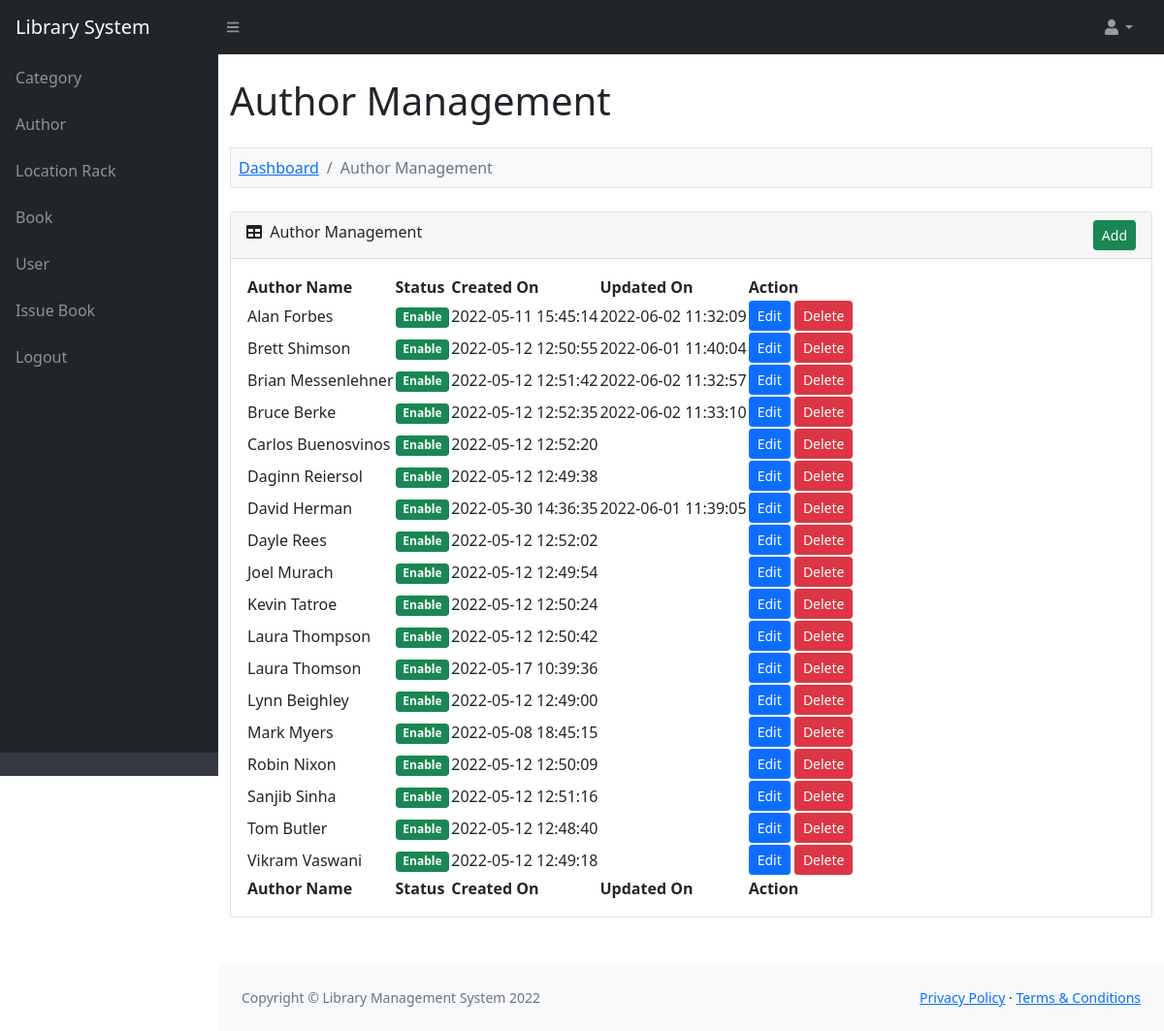
Screenshot of /admin/author.php (signed in) with the database file from the repository.
### tables this page shows
CREATE TABLE `lms_author` (
  `author_id` int NOT NULL AUTO_INCREMENT,
  `author_name` varchar(200) NOT NULL,
  `author_status` enum('Enable','Disable') NOT NULL,
  `author_created_on` varchar(30) NOT NULL,
  `author_updated_on` varchar(30) NOT NULL,
  PRIMARY KEY (`author_id`)
);

### function.php (called while the page is built, shortened)
<?php
function convert_data($string, $action = 'encrypt')
{
	$encrypt_method = "AES-256-CBC";
	$secret_key = 'AA74CDCC2BBRT935136HH7B63C27';
	$secret_iv = '5fgf5HJ5g27';
	$key = hash('sha256', $secret_key);
	$iv = substr(hash('sha256', $secret_iv), 0, 16);
	if ($action == 'encrypt')
	{
		$output = openssl_encrypt($string, $encrypt_method, $key, 0, $iv);
	    $output = base64_encode($output);
	}
	else if ($action == 'decrypt')
	{
		$output = openssl_decrypt(base64_decode($string), $encrypt_method, $key, 0, $iv);
	}
	return $output;
}
?>

### admin/author.php (the view, shortened to what this page needs)
<?php
include '../database_connection.php';
include '../function.php';
$error = '';
$query = "
	SELECT * FROM lms_author
    ORDER BY author_name ASC
";
$statement = $connect->prepare($query);
$statement->execute();
include '../header.php';
?>
<div class="container-fluid py-4" style="min-height: 700px;">
	<h1>Author Management</h1>
	<?php
	if(isset($_GET["action"]))
	{
		if($_GET["action"] == "add")
		{
	?>
	<ol class="breadcrumb mt-4 mb-4 bg-light p-2 border">
		<li class="breadcrumb-item"><a href="index.php">Dashboard</a></li>
        <li class="breadcrumb-item"><a href="author.php">Author Management</a></li>
        <li class="breadcrumb-item active">Add Author</li>
    </ol>
    <div class="row">
    	<div class="col-md-6">
    		<?php
    		if($error != '')
    		{
    			echo '<div class="alert alert-danger alert-dismissible fade show" role="alert"><ul class="list-unstyled">'.$error.'</ul> <button type="button" class="btn-close" data-bs-dismiss="alert" aria-label="Close"></button></div>';
    		}
    		?>
    		<div class="card mb-4">
    			<div class="card-header">
    				<i class="fas fa-user-plus"></i> Add New Author
                </div>
                <div class="card-body">
                	<form method="post">
                		<div class="mb-3">
                			<label class="form-label">Author Name</label>
                			<input type="text" name="author_name" id="author_name" class="form-control" />
                		</div>
                		<div class="mt-4 mb-0">
                			<input type="submit" name="add_author" class="btn btn-success" value="Add" />
                		</div>
                	</form>
                </div>
            </div>
    	</div>
    </div>
	<?php
		}
		else if($_GET["action"] == 'edit')
		{
			$author_id = convert_data($_GET["code"], 'decrypt');
			if($author_id > 0)
			{
				$query = "
				SELECT * FROM lms_author
                WHERE author_id = '$author_id'
				";
				$author_result = $connect->query($query);
				foreach($author_result as $author_row)
				{
	?>
	<ol class="breadcrumb mt-4 mb-4 bg-light p-2 border">
		<li class="breadcrumb-item"><a href="index.php">Dashboard</a></li>
        <li class="breadcrumb-item"><a href="author.php">Author Management</a></li>
        <li class="breadcrumb-item active">Edit Author</li>
    </ol>
    <div class="row">
    	<div class="col-md-6">
    		<div class="card mb-4">
    			<div class="card-header">
    				<i class="fas fa-user-edit"></i> Edit Author Details
    			</div>
    			<div class="card-body">
    				<form method="post">
    					<div class="mb-3">
    						<label class="form-label">Author Name</label>
    						<input type="text" name="author_name" id="author_name" class="form-control" value="<?php echo $author_row['author_name']; ?>" />
    					</div>
    					<div class="mt-4 mb-0">
    						<input type="hidden" name="author_id" value="<?php echo $_GET['code']; ?>" />
    						<input type="submit" name="edit_author" class="btn btn-primary" value="Edit" />
    					</div>
    				</form>
    			</div>
    		</div>
    	</div>
    </div>
	<?php
				}
			}
		}
	}
	else
	{
	?>
	<ol class="breadcrumb mt-4 mb-4 bg-light p-2 border">
		<li class="breadcrumb-item"><a href="index.php">Dashboard</a></li>
		<li class="breadcrumb-item active">Author Management</li>
	</ol>
	<div class="card mb-4">
		<div class="card-header">
			<div class="row">
				<div class="col col-md-6">
					<i class="fas fa-table me-1"></i> Author Management
				</div>
				<div class="col col-md-6" align="right">
					<a href="author.php?action=add" class="btn btn-success btn-sm">Add</a>
				</div>
			</div>
		</div>
		<div class="card-body">
			<table id="datatablesSimple">
				<thead>
					<tr>
						<th>Author Name</th>
						<th>Status</th>
						<th>Created On</th>
						<th>Updated On</th>
						<th>Action</th>
					</tr>
				</thead>
				<tfoot>
					<tr>
						<th>Author Name</th>
						<th>Status</th>
						<th>Created On</th>
						<th>Updated On</th>
						<th>Action</th>
					</tr>
				</tfoot>
				<tbody>
				<?php
				if($statement->rowCount() > 0)
				{
					foreach($statement->fetchAll() as $row)
					{
						$author_status = '';
						if($row['author_status'] == 'Enable')
						{
							$author_status = '<div class="badge bg-success">Enable</div>';
						}
						else
						{
							$author_status = '<div class="badge bg-danger">Disable</div>';
						}
						echo '
						<tr>
							<td>'.$row["author_name"].'</td>
							<td>'.$author_status.'</td>
							<td>'.$row["author_created_on"].'</td>
							<td>'.$row["author_updated_on"].'</td>
							<td>
								<a href="author.php?action=edit&code='.convert_data($row["author_id"]).'" class="btn btn-sm btn-primary">Edit</a>
								<button type="button" name="delete_button" class="btn btn-danger btn-sm" onclick="delete_data(`'.$row["author_id"].'`, `'.$row["author_status"].'`)">Delete</button>
							</td>
						</tr>
						';
					}
				}
				else
				{
					echo '
					<tr>
						<td colspan="4" class="text-center">No Data Found</td>
					</tr>
					';
				}
				?>
				</tbody>
			</table>
		</div>
	</div>
	<?php
	}
	?>
</div>
<?php
include '../footer.php';
?>

### rows the page displays
lms_author: author_name "Alan Forbes", author_status "Enable", author_created_on "2022-05-11 15:45:14", author_updated_on "2022-06-02 11:32:09"
lms_author: author_name "Brett Shimson", author_status "Enable", author_created_on "2022-05-12 12:50:55", author_updated_on "2022-06-01 11:40:04"
lms_author: author_name "Brian Messenlehner", author_status "Enable", author_created_on "2022-05-12 12:51:42", author_updated_on "2022-06-02 11:32:57"
lms_author: author_name "Bruce Berke", author_status "Enable", author_created_on "2022-05-12 12:52:35", author_updated_on "2022-06-02 11:33:10"
lms_author: author_name "Carlos Buenosvinos", author_status "Enable", author_created_on "2022-05-12 12:52:20"
lms_author: author_name "Daginn Reiersol", author_status "Enable", author_created_on "2022-05-12 12:49:38"
lms_author: author_name "David Herman", author_status "Enable", author_created_on "2022-05-30 14:36:35", author_updated_on "2022-06-01 11:39:05"
lms_author: author_name "Dayle Rees", author_status "Enable", author_created_on "2022-05-12 12:52:02"
lms_author: author_name "Joel Murach", author_status "Enable", author_created_on "2022-05-12 12:49:54"
lms_author: author_name "Kevin Tatroe", author_status "Enable", author_created_on "2022-05-12 12:50:24"
lms_author: author_name "Laura Thompson", author_status "Enable", author_created_on "2022-05-12 12:50:42"
lms_author: author_name "Laura Thomson", author_status "Enable", author_created_on "2022-05-17 10:39:36"
lms_author: author_name "Lynn Beighley", author_status "Enable", author_created_on "2022-05-12 12:49:00"
lms_author: author_name "Mark Myers", author_status "Enable", author_created_on "2022-05-08 18:45:15"
lms_author: author_name "Robin Nixon", author_status "Enable", author_created_on "2022-05-12 12:50:09"
lms_author: author_name "Sanjib Sinha", author_status "Enable", author_created_on "2022-05-12 12:51:16"
lms_author: author_name "Tom Butler", author_status "Enable", author_created_on "2022-05-12 12:48:40"
lms_author: author_name "Vikram Vaswani", author_status "Enable", author_created_on "2022-05-12 12:49:18"
